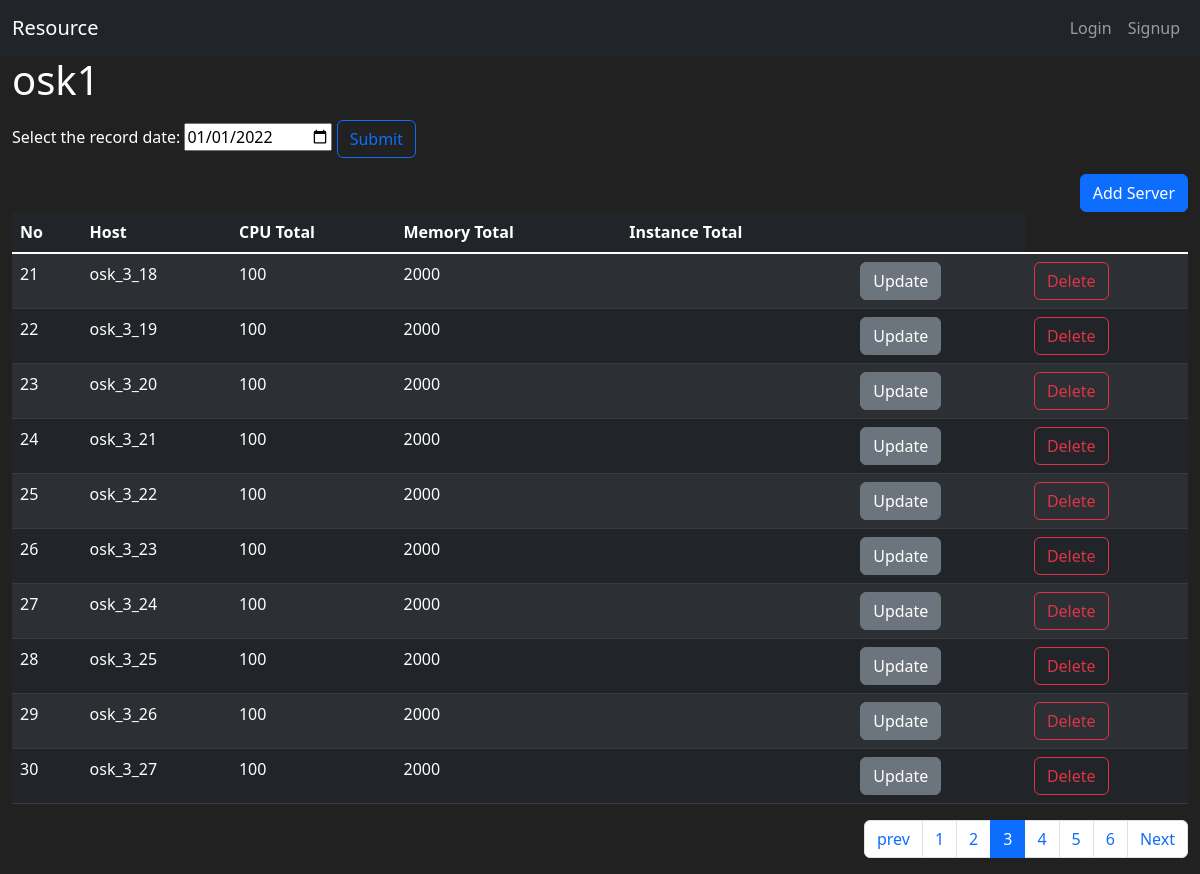
Screenshot of /region/2/?page=3 with the database file from the repository.
### resource/models.py (models this page shows, shortened)
class Region(db.Model):
    id = db.Column(db.Integer, primary_key=True)
    name = db.Column(db.String(100), nullable=False, unique=True)

class Server(db.Model):
    id = db.Column(db.Integer, primary_key=True)
    region_id = db.Column(db.Integer(), db.ForeignKey(
        'region.id'))
    region = db.relationship('Region', backref=db.backref(
        'servers', cascade='all, delete-orphan'))
    host = db.Column(db.String(100), nullable=False, unique=True)
    cpu = db.Column(db.Integer(), nullable=False)
    memory = db.Column(db.Integer(), nullable=False)
    storage = db.Column(db.Integer(), nullable=False)

### resource/views/region_views.py (the view)
@bp.route('/<int:region_id>/', methods=["GET"])
def detail(region_id):
    regions = Region.query.all()
    region = Region.query.get_or_404(region_id)
    page = request.args.get('page', type=int, default=1)
    servers = Server.query.filter_by(region_id=region_id)
    servers = servers.paginate(page, per_page=10)
    form = DateForm()
    if form.validate_on_submit():
        record_date = form.date.data
    return render_template('region/region_detail.html', regions=regions, region=region, servers=servers, form=form)

### resource/forms.py
class DateForm(FlaskForm):
    date = DateField('Date', format='%Y%m%d', validators=[DataRequired()])

### resource/views/auth_views.py (called while the page is built)
@bp.before_app_request
def load_logged_in_user():
    user_id = session.get('user_id')
    if user_id is None:
        g.user = None
    else:
        g.user = User.query.get(user_id)

### resource/templates/region/region_detail.html (shortened to what this page needs)
{% extends "base.html" %}
{% block content %}
<div class="container-fluid">
    <h1>{{ region.name }}</h1>
    <form action="{{ url_for('region.usage_detail', region_id=region.id) }}" class="my-3">
        <label for="date">Select the record date:
          <input type="date" id="date" name="date" value="2022-01-01">
          <button type="submit" class="btn btn-outline-primary">Submit</button>
        </label>
    </form>
    <div class="d-grid gap-2 d-md-flex justify-content-md-end">
        <a class="btn btn-primary" href="{{ url_for('server.create', region_id=region.id) }}" role="button">Add Server</a>
    </div>
    <table class="table table-hover table-striped table-dark">
        <thead>
        <tr>
            <th scope="col">No</th>
            <th scope="col">Host</th>
            <th scope="col">CPU Total</th>
            <th scope="col">Memory Total</th>
            <th scope="col">Instance Total</th>
            <th scope="col"></th>
        </tr>
        </thead>
        <tbody class="table-group-divider">
            {% for server in servers.items %}
        <tr>
            <td>{{ ((servers.page-1) * servers.per_page) + loop.index }}</td>
            <td>{{ server.host }}</td>
            <td>{{ server.cpu }}</td>
            <td>{{ server.memory }}</td>
            <td>{{ server.instance }}</td>
            <td>
                <a class="btn btn-secondary" href="{{ url_for('server.update', server_id=server.id) }}" role="button">Update</a>
            </td>
            <td>
                <button class="btn btn-outline-danger" type="button" data-bs-toggle="modal" data-bs-target="#modal_delete_server-{{ server.id }}">Delete</button>
            </td>
        </tr>
        {% endfor %}
        </tbody>
    </table>
    <ul class="pagination justify-content-end">
        {% if servers.has_prev %}
            <li class="page-item">
                <a class="page-link" href="?page={{ servers.prev_num }}">prev</a>
            </li>
        {% else %}
            <li class="page-item disabled">
                <a class="page-link" tabindex="-1" aria-disabled="true" href="javascript:void(0)">Previous</a>
            </li>
        {% endif %}
        {% for page_num in servers.iter_pages() %}
            {% if page_num %}
                {% if page_num != servers.page %}
                    <li class="page-item">
                        <a class="page-link" href="?page={{ page_num }}">{{ page_num }}</a>
                    </li>
                {% else %}
                    <li class="page-item active" aria-current="page">
                        <a class="page-link" href="javascript:void(0)">{{ page_num }}</a>
                    </li>
                {% endif %}
            {% else %}
                <li class="disabled">
                    <a class="page-link" href="javascript:void(0)">...</a>
                </li>
            {% endif %}
        {% endfor %}
        {% if servers.has_next %}
            <li class="page-item">
                <a class="page-link" href="?page={{ servers.next_num }}">Next</a>
            </li>
        {% else %}
            <li class="page-item disabled">
                <a class="page-link" tabindex="-1" aria-disabled="true" href="javascript:void(0)">Next</a>
            </li>
        {% endif %}
    </ul>
</div>
{% endblock %}

### resource/templates/base.html (style rules this page uses)
body { background-color: #212121; color: white }

### rows the page displays
Region: name "osk1"
Server: page "21", host "osk_3_18", cpu "100", memory "2000"
Server: page "22", host "osk_3_19", cpu "100", memory "2000"
Server: page "23", host "osk_3_20", cpu "100", memory "2000"
Server: page "24", host "osk_3_21", cpu "100", memory "2000"
Server: page "25", host "osk_3_22", cpu "100", memory "2000"
Server: page "26", host "osk_3_23", cpu "100", memory "2000"
Server: page "27", host "osk_3_24", cpu "100", memory "2000"
Server: page "28", host "osk_3_25", cpu "100", memory "2000"
Server: page "29", host "osk_3_26", cpu "100", memory "2000"
Server: page "30", host "osk_3_27", cpu "100", memory "2000"

### other values shown
{{ page_num }} "1" "2" "4" "5" "6"
{{ page_num }} "3"
